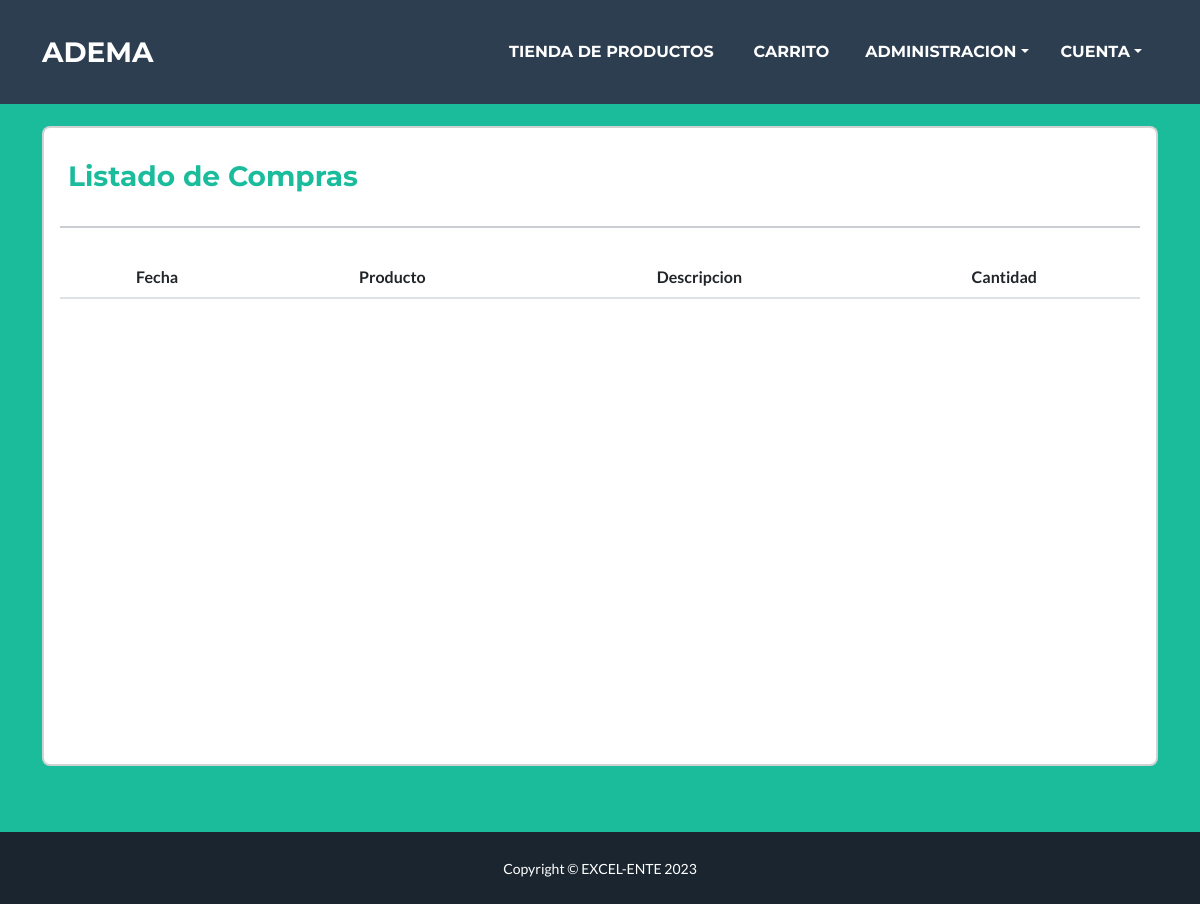
The page /compras/ (signed in) on the database as committed earlier.
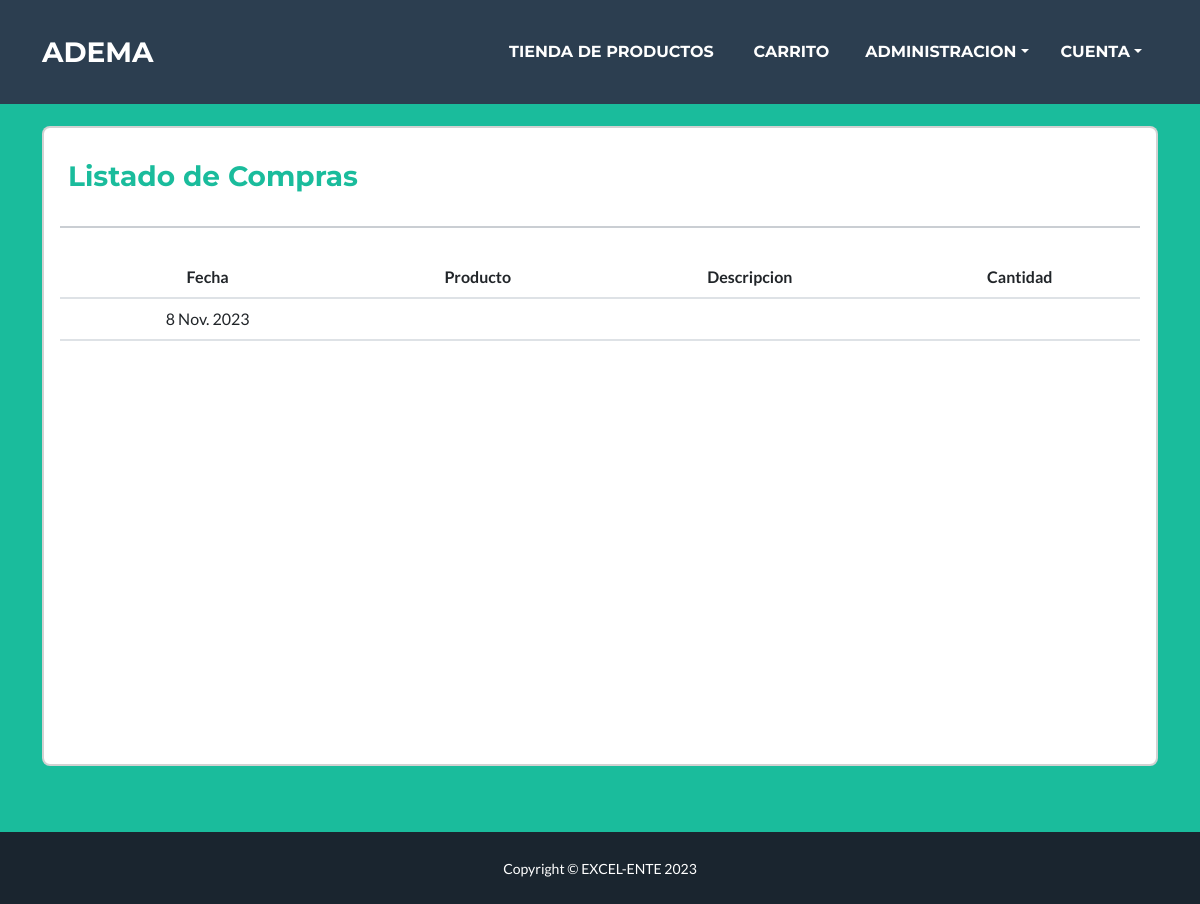
The same page on the database as committed later.
### compra/models.py (models this page shows, shortened)
class Compra(models.Model):
    fecha = models.DateField()
    proveedor = models.ForeignKey(proveedor,on_delete=models.CASCADE,blank=True, null=True)
    total = models.DecimalField(max_digits=25,decimal_places=2,blank=True,null=True,default=0)
    estado = models.BooleanField(default=False)
    class Meta:
        verbose_name = 'compra'
        verbose_name_plural = 'Compras'

### venta/views.py (the view)
# urls.py: path('compras/', views.compra, name='compra'),
@login_required(login_url='/admin/login/')
def compra(request):
    compra_list = Compra.objects.all().order_by('fecha')
    context = {'compra_list': compra_list}
    return render(request, 'compra_list.html', context)

### venta/templates/compra_list.html
{% extends 'core/base.html' %}
{% load humanize %}
{% block content %}
<div class="container" style="min-height: 100vh;">
    <div class="" style="text-align: start;">
        <h1 class="text-light p-3" style="margin-top: 70px;"><b></b></h1>
    </div>
    <div class="card p-3" style="min-height: 80vh;">
        <div class="mt-2 d-flex">
            <h3 class="text-primary p-2">Listado de Compras</h3>
        </div>
        <hr class="text-secondary" style="height: 15px;">
        <table class="table table-hover">
            <thead>
            <tr>
                <th scope="col">Fecha</th>
                <th scope="col">Producto</th>
                <th scope="col">Descripcion</th>
                <th scope="col">Cantidad</th>
            </tr>
            </thead>
            <tbody>
            {% for compra in compra_list %}
                <tr>
                    <td>{{ compra.fecha }}</td>
                    <td>{{ compra.producto.nombre }}</td>
                    <td>{{ compra.producto.descripcion }}</td>
                    <td><b class="text-success">{{ compra.cantidad|floatformat:2|intcomma }}</b></td>
                </tr>
            {% endfor %}
            </tbody>
        </table>
    </div>
</div>
{% endblock %}

Rows that differ between the two databases and show on the page:
added Compra: fecha "8 Nov. 2023"
